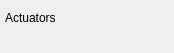
<?xml version="1.0" encoding="UTF-8"?>
<ui version="4.0">
 <class>ActuatorDisplay</class>
 <widget class="QWidget" name="ActuatorDisplay">
  <property name="geometry">
   <rect>
    <x>0</x>
    <y>0</y>
    <width>174</width>
    <height>53</height>
   </rect>
  </property>
  <property name="minimumSize">
   <size>
    <width>0</width>
    <height>0</height>
   </size>
  </property>
  <property name="maximumSize">
   <size>
    <width>16777215</width>
    <height>16777215</height>
   </size>
  </property>
  <property name="windowTitle">
   <string>ActuatorDisplay</string>
  </property>
  <property name="styleSheet">
   <string notr="true"/>
  </property>
  <layout class="QGridLayout" name="gridLayout">
   <property name="leftMargin">
    <number>5</number>
   </property>
   <property name="topMargin">
    <number>5</number>
   </property>
   <property name="rightMargin">
    <number>5</number>
   </property>
   <property name="bottomMargin">
    <number>5</number>
   </property>
   <property name="spacing">
    <number>0</number>
   </property>
   <item row="0" column="0">
    <widget class="QLabel" name="title">
     <property name="text">
      <string>Actuators</string>
     </property>
    </widget>
   </item>
   <item row="0" column="1">
    <widget class="QWSwitcher" name="toggle" native="true">
     <property name="minimumSize">
      <size>
       <width>50</width>
       <height>25</height>
      </size>
     </property>
     <property name="maximumSize">
      <size>
       <width>50</width>
       <height>25</height>
      </size>
     </property>
    </widget>
   </item>
   <item row="1" column="0" colspan="2">
    <widget class="QWidget" name="widget" native="true"/>
   </item>
  </layout>
 </widget>
 <customwidgets>
  <customwidget>
   <class>QWSwitcher</class>
   <extends>QWidget</extends>
   <header>qwool/qwswitcher.h</header>
   <container>1</container>
  </customwidget>
 </customwidgets>
 <resources/>
 <connections/>
</ui>
